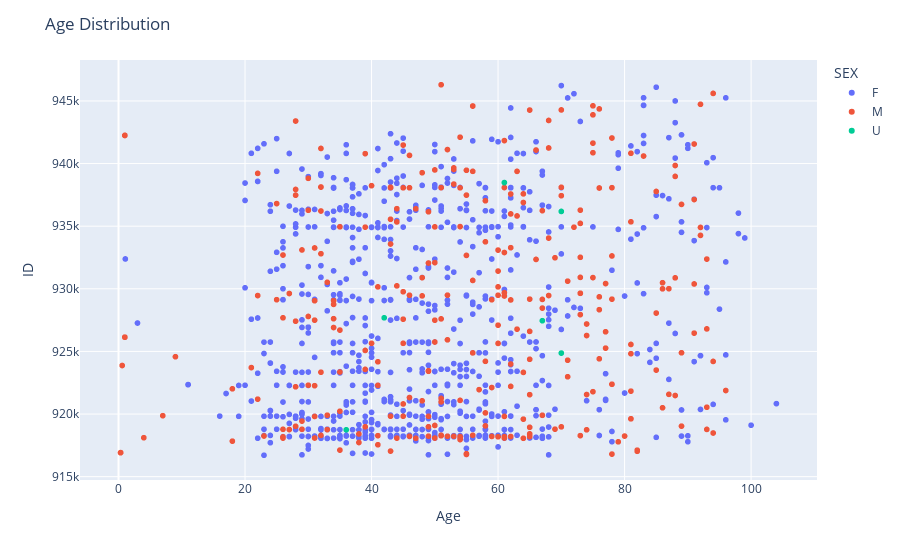

The notebook cell this image was saved under:
### Markdown cell above
# Age Distribution

### Code cell
fig = px.scatter(new_patient_data, x="AGE_YRS", y="VAERS_ID", color="SEX")
fig.update_layout(
    title_text='Age Distribution and Gender',
    xaxis_title_text='Age',
    yaxis_title_text='ID'
)
fig.show()

### Figure 1 — Plotly figure (JSON) as saved in the notebook; plotly's stock layout.template omitted (floating-point values rounded to 4 significant figures; data arrays with more than 128 entries replaced by an {"elided": "..."} marker saying what was removed)
{"data": [{"hovertemplate": "SEX=F<br>AGE_YRS=%{x}<br>VAERS_ID=%{y}<extra></extra>", "legendgroup": "F", "marker": {"color": "#636efa", "symbol": "circle"}, "mode": "markers", "name": "F", "showlegend": true, "type": "scattergl", "x": {"elided": "985 float values"}, "xaxis": "x", "y": {"elided": "985 int values"}, "yaxis": "y"}, {"hovertemplate": "SEX=M<br>AGE_YRS=%{x}<br>VAERS_ID=%{y}<extra></extra>", "legendgroup": "M", "marker": {"color": "#EF553B", "symbol": "circle"}, "mode": "markers", "name": "M", "showlegend": true, "type": "scattergl", "x": {"elided": "377 float values"}, "xaxis": "x", "y": {"elided": "377 int values"}, "yaxis": "y"}, {"hovertemplate": "SEX=U<br>AGE_YRS=%{x}<br>VAERS_ID=%{y}<extra></extra>", "legendgroup": "U", "marker": {"color": "#00cc96", "symbol": "circle"}, "mode": "markers", "name": "U", "showlegend": true, "type": "scattergl", "x": [null, null, 36, null, null, null, null, null, null, null, null, null, null, null, null, null, null, null, null, null, null, null, null, null, null, null, null, null, null, null, null, null, null, null, null, null, null, 70, null, null, null, null, null, null, null, null, null, null, null, null, null, null, null, null, null, 67, null, null, null, null, 42, null, null, null, null, null, null, null, null, null, null, null, null, null, null, null, null, null, null, null, null, null, null, null, null, null, null, null, null, null, null, null, 70, null, null, null, null, null, null, null, null, null, null, null, null, null, 61, null, null], "xaxis": "x", "y": [918143, 918175, 918740, 918748, 918750, 918800, 918801, 918802, 918976, 919903, 919907, 919989, 919995, 920004, 920126, 920149, 920156, 920183, 920212, 920972, 920976, 920985, 920986, 920987, 921062, 921278, 921284, 922782, 923244, 923275, 923278, 923326, 923338, 923563, 923570, 923583, 923609, 924866, 924869, 924870, 924886, 924889, 924925, 924928, 925626, 925627, 925634, 925643, 925646, 925651, 925652, 925736, 925740, 925754, 927452, 927453, 927496, 927658, 927677, 927679, 927683, 927687, 927698, 927707, 927732, 927733, 927734, 928438, 929146, 929185, 929439, 929440, 929441, 929487, 929488, 929489, 929532, 929558, 929632, 933255, 933259, 933260, 933272, 933290, 933291, 933292, 933299, 934925, 934954, 934955, 934957, 934958, 936177, 936219, 936288, 936302, 936323, 936550, 936619, 936621, 936625, 936642, 938053, 938061, 938093, 938097, 938482, 940950, 941217], "yaxis": "y"}], "layout": {"legend": {"title": {"text": "SEX"}, "tracegroupgap": 0}, "margin": {"t": 60}, "title": {"text": "Age Distribution"}, "xaxis": {"anchor": "y", "domain": [0, 1], "title": {"text": "Age"}}, "yaxis": {"anchor": "x", "domain": [0, 1], "title": {"text": "ID"}}}}
